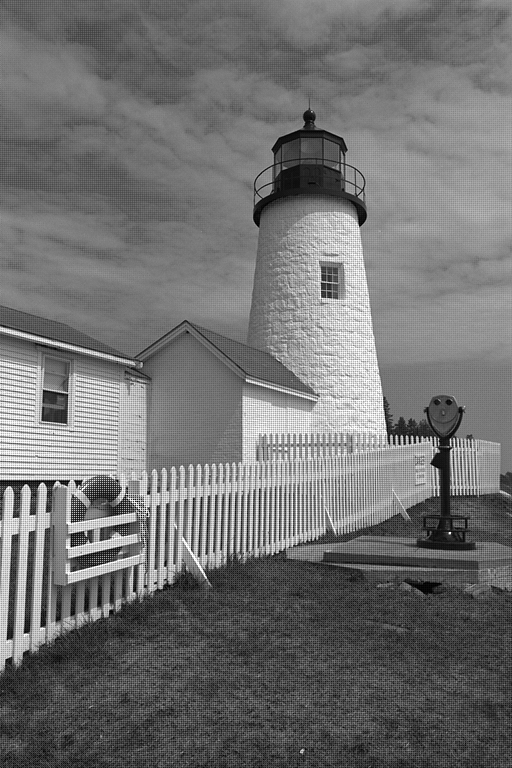
#> input picture hw1_r14942096/images/raw_image/A.tiff, 512 x 768 px
$ python p3.py --input_image ../../hw1_r14942096/images/raw_image/A.tiff --output_dir out
#> lines starting #> are read from the running program, lines starting #| are printed output that depends on the picture; long printed decimals are rounded
import cv2
import numpy as np
import argparse
import os

# ======================================================================================
# HW 2(3): Auto White Balance (AWB) Algorithm
# Implementation based on "Shades of Gray and Colour Constancy" by Finlayson & Trezzi
# ======================================================================================

def shades_of_gray_illuminant(img, p=6, epsilon=1e-10):
    """
    Estimate illuminant using Shades of Gray algorithm (Minkowski p-norm).

    Paper: "Shades of Gray and Colour Constancy" by Finlayson & Trezzi (2004)

    The core idea is to compute the p-norm of each color channel:
    e_c = (∫ |f_c(x)|^p dx)^(1/p)

    Special cases:
    - p=1: Grey World assumption (mean)
    - p=2: L2 norm
    - p=6: Empirically found to be optimal in the paper
    - p→∞: Max RGB assumption (maximum value)

    Args:
        img: Input image in BGR format
        p: Minkowski norm order (default=6, optimal from paper)
        epsilon: Small value to avoid numerical issues

    Returns:
        illuminant_bgr: Estimated illuminant in BGR format (0-255 scale)
    """
    # Normalize image to [0, 1] range
    img_float = img.astype(np.float64) / 255.0

    # Add epsilon to avoid zero values
    img_float = np.maximum(img_float, epsilon)

    # Split channels (BGR format)
    b, g, r = cv2.split(img_float)

    # Compute Minkowski p-norm for each channel
    # e_c = (mean(|f_c|^p))^(1/p)
    if np.isinf(p):
        # Max RGB: use maximum value
        b_est = np.max(b)
        g_est = np.max(g)
        r_est = np.max(r)
    else:
        # General case: Minkowski p-norm
        b_est = np.power(np.mean(np.power(b, p)), 1.0/p)
        g_est = np.power(np.mean(np.power(g, p)), 1.0/p)
        r_est = np.power(np.mean(np.power(r, p)), 1.0/p)

    # Return in BGR format, scaled to [0, 255]
    illuminant_bgr = np.array([b_est, g_est, r_est]) * 255.0

    return illuminant_bgr


def grey_world_illuminant(img):
    """
    Grey World assumption: average of each channel is the illuminant.
    This is equivalent to Shades of Gray with p=1.
    """
    return shades_of_gray_illuminant(img, p=1)


def max_rgb_illuminant(img):
    """
    Max RGB assumption: maximum value of each channel is the illuminant.
    This is equivalent to Shades of Gray with p→∞.
    """
    return shades_of_gray_illuminant(img, p=np.inf)


def multi_scale_shades_of_gray(img, p_values=[1, 2, 4, 6, 8, 10], weights=None):
    """
    Combine multiple Shades of Gray estimates with different p values.
    This can provide more robust illuminant estimation.

    Args:
        img: Input image in BGR format
        p_values: List of p values to use
        weights: Weights for each p value (if None, use equal weights)

    Returns:
        illuminant_bgr: Combined illuminant estimate
    """
    if weights is None:
        weights = np.ones(len(p_values)) / len(p_values)
    else:
        weights = np.array(weights)
        weights = weights / np.sum(weights)  # Normalize

    illuminants = []
    for p in p_values:
        illuminants.append(shades_of_gray_illuminant(img, p=p))

    illuminants = np.array(illuminants)
    combined = np.average(illuminants, axis=0, weights=weights)

    return combined


def von_kries_adaptation(img, illuminant_bgr, target_illuminant=None):
    """
    Apply von Kries chromatic adaptation to correct white balance.

    Args:
        img: Input image in BGR format
        illuminant_bgr: Estimated scene illuminant (0-255 scale)
        target_illuminant: Target illuminant (default: neutral [1,1,1])

    Returns:
        Corrected image
    """
    if illuminant_bgr is None:
        return img

    img_float = img.astype(np.float32)

    # Normalize illuminant to [0, 1]
    illuminant_normalized = illuminant_bgr / 255.0

    # Target is typically neutral (equal RGB)
    if target_illuminant is None:
        target_illuminant = np.array([1.0, 1.0, 1.0])

    # Compute gain factors
    gains = target_illuminant / (illuminant_normalized + 1e-10)

    # Split channels
    b, g, r = cv2.split(img_float)

    # Apply gains
    b_corrected = b * gains[0]
    g_corrected = g * gains[1]
    r_corrected = r * gains[2]

    # Merge and clip
    result = cv2.merge([b_corrected, g_corrected, r_corrected])
    result = np.clip(result, 0, 255).astype(np.uint8)

    return result


def advanced_white_balance(img, method='shades_of_gray', p=6):
    """
    Main white balance function using Shades of Gray algorithm.

    Args:
        img: Input image in BGR format
        method: 'shades_of_gray', 'grey_world', 'max_rgb', or 'multi_scale'
        p: Minkowski norm order (only used for 'shades_of_gray')

    Returns:
        White-balanced image
    """
    print(f"Estimating illuminant using method: {method}")

    if method == 'grey_world':
        illuminant_bgr = grey_world_illuminant(img)
        print(f"Grey World illuminant: {illuminant_bgr}")
    elif method == 'max_rgb':
        illuminant_bgr = max_rgb_illuminant(img)
        print(f"Max RGB illuminant: {illuminant_bgr}")
    elif method == 'multi_scale':
        # Use weighted combination favoring p=6 (optimal from paper)
        illuminant_bgr = multi_scale_shades_of_gray(
            img,
            p_values=[1, 2, 4, 6, 8, 10],
            weights=[0.1, 0.1, 0.15, 0.35, 0.2, 0.1]  # p=6 has highest weight
        )
        print(f"Multi-scale illuminant: {illuminant_bgr}")
    else:  # 'shades_of_gray'
        illuminant_bgr = shades_of_gray_illuminant(img, p=p)
        print(f"Shades of Gray (p={p}) illuminant: {illuminant_bgr}")

    # Apply von Kries adaptation
    result = von_kries_adaptation(img, illuminant_bgr)

    return result

def auto_white_balance(img, method='shades_of_gray', p=6):
    """
    Convenience function for automatic white balance.
    """
    return advanced_white_balance(img, method=method, p=p)


if __name__ == "__main__":
    parser = argparse.ArgumentParser(
        description="Auto White Balance using Shades of Gray Algorithm",
        formatter_class=argparse.RawDescriptionHelpFormatter,
        epilog="""
Examples:
  # Use default Shades of Gray (p=6, optimal from paper)
  python p3.py --input_image image.tif --output_dir results

  # Use Grey World (p=1)
  python p3.py --input_image image.tif --output_dir results --method grey_world

  # Use Max RGB (p→∞)
  python p3.py --input_image image.tif --output_dir results --method max_rgb

  # Use multi-scale approach (most robust)
  python p3.py --input_image image.tif --output_dir results --method multi_scale

  # Use custom p value
  python p3.py --input_image image.tif --output_dir results --method shades_of_gray --p 8
        """
    )
    parser.add_argument("--input_image", type=str, required=True,
                       help="Path to the input image (.tif, .png, .jpg, etc.)")
    parser.add_argument("--output_dir", type=str, required=True,
                       help="Directory to save the output image")
    parser.add_argument("--method", type=str, default='shades_of_gray',
                       choices=['shades_of_gray', 'grey_world', 'max_rgb', 'multi_scale'],
                       help="Illuminant estimation method (default: shades_of_gray)")
    parser.add_argument("--p", type=float, default=6,
                       help="Minkowski norm order for shades_of_gray method (default: 6)")

    args = parser.parse_args()

    # Validate input
    if not os.path.exists(args.input_image):
        print(f"Error: Input image not found at {args.input_image}")
        exit(1)

    # Read image
    img = cv2.imread(args.input_image)
#> img is the input picture: shape (768, 512, 3); min 0, max 255, mean 113.1
    if img is None:
        print(f"Error: Could not read the image file {args.input_image}")
        exit(1)

    print(f"Processing image: {args.input_image}")
    print(f"Image size: {img.shape}")
#| Image size: (768, 512, 3)
    print(f"Method: {args.method}")
    if args.method == 'shades_of_gray':
        print(f"Minkowski norm p: {args.p}")
    print("-" * 60)

    # Apply white balance
    result = auto_white_balance(img, method=args.method, p=args.p)
#> in shades_of_gray_illuminant, `b_est = np.power(np.mean(np.power(b, p)), 1.0/p)`: b_est = 0.606
#> in shades_of_gray_illuminant, `illuminant_bgr = np.array([b_est, g_est, r_est]) * 255.0`: illuminant_bgr = [154.6, 154.6, 154.6]
#| Shades of Gray (p=6) illuminant: [154.642 154.642 154.642]
#> in von_kries_adaptation, `illuminant_normalized = illuminant_bgr / 255.0`: illuminant_normalized = [0.606, 0.606, 0.606]
#> in von_kries_adaptation, `gains = target_illuminant / (illuminant_normalized + 1e-10)`: gains = [1.65, 1.65, 1.65]
#> in von_kries_adaptation, `result = np.clip(result, 0, 255).astype(np.uint8)`:
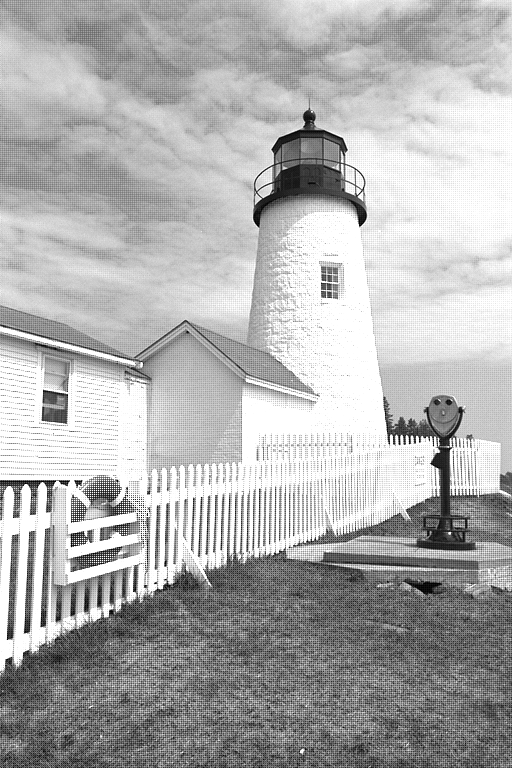
#> result: shape (768, 512, 3); min 0, max 255, mean 175.6

    # Save result
    os.makedirs(args.output_dir, exist_ok=True)
    base_name = os.path.basename(args.input_image)
    name, ext = os.path.splitext(base_name)
    output_path = os.path.join(args.output_dir, f"{name}.png")

    cv2.imwrite(output_path, result)
    print("-" * 60)
    print(f"✓ Success! White balanced image saved to: {output_path}")

$ run again, on hw1_r14942096/images/raw_image/C.png
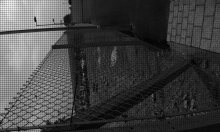
#> input picture hw1_r14942096/images/raw_image/C.png, 220 x 132 px
#> img is the input picture: shape (132, 220, 3); min 3, max 245, mean 66
#| Image size: (132, 220, 3)
#> b_est = 0.507
#> in shades_of_gray_illuminant, `illuminant_bgr = np.array([b_est, g_est, r_est]) * 255.0`: illuminant_bgr = [129.2, 129.2, 129.2]
#| Shades of Gray (p=6) illuminant: [129.225 129.225 129.225]
#> illuminant_normalized = [0.507, 0.507, 0.507]
#> gains = [1.97, 1.97, 1.97]
#> in von_kries_adaptation, `result = np.clip(result, 0, 255).astype(np.uint8)`:
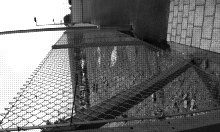
#> result: shape (132, 220, 3); min 5, max 255, mean 118.2
